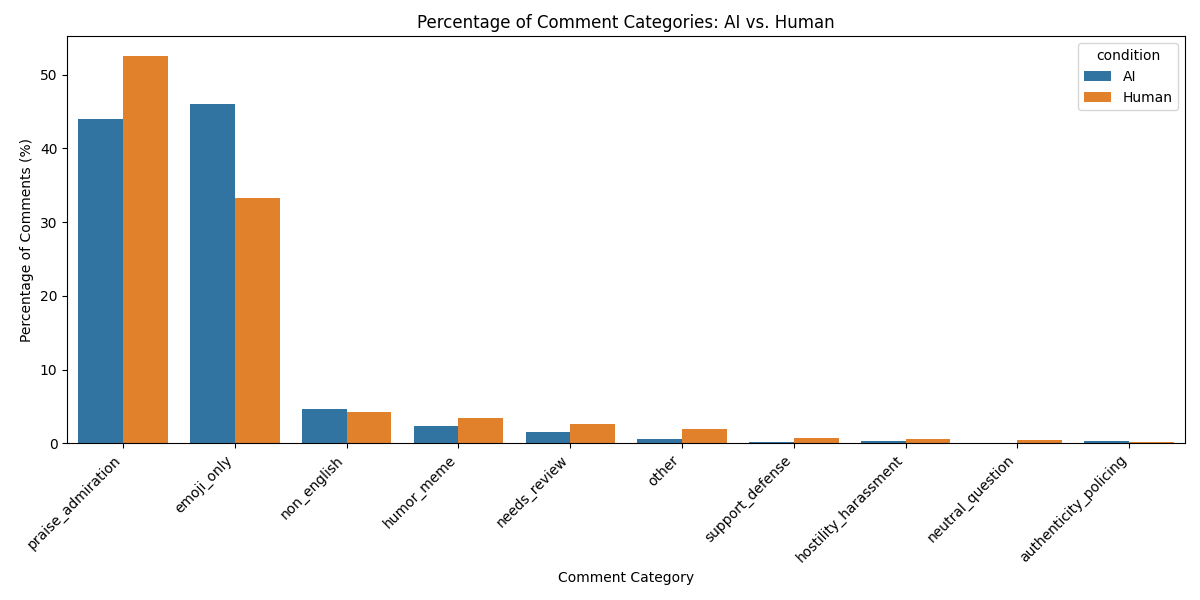

Here is the Python script that generated this plot:
import pandas as pd
import scipy.stats as stats
import matplotlib.pyplot as plt
import seaborn as sns

def analyze_ai_vs_human_comments(csv_path):
    # Load the data
    df = pd.read_csv(csv_path)

    print("===========================================")
    print(" 1. CATEGORY PERCENTAGE BREAKDOWN")
    print("===========================================")
    # Calculate the percentage of each category within the AI and Human conditions
    category_pct = pd.crosstab(df['category'], df['condition'], normalize='columns') * 100
    print(category_pct.round(2).to_string())

    print("\n===========================================")
    print(" 2. CHI-SQUARE TEST OF INDEPENDENCE")
    print("===========================================")
    # Create a raw count cross-tabulation for the statistical test
    category_counts = pd.crosstab(df['category'], df['condition'])
    
    chi2, p, dof, expected = stats.chi2_contingency(category_counts)
    print(f"Chi-Square Statistic: {chi2:.2f}")
    print(f"P-value: {p:.2e}")
    
    if p < 0.05:
        print("Result: SIGNIFICANT DIFFERENCE. AI and Human posts receive fundamentally different types of comments.")
    else:
        print("Result: No significant difference in comment distributions.")

    print("\n===========================================")
    print(" 3. CONFIDENCE LEVEL ANALYSIS")
    print("===========================================")
    # Map confidence to a numerical scale
    conf_map = {'low': 1, 'medium': 2, 'high': 3}
    df['conf_score'] = df['confidence'].map(conf_map)
    
    # Drop rows with missing confidence scores just in case
    df_clean = df.dropna(subset=['conf_score'])
    
    ai_conf = df_clean[df_clean['condition'] == 'AI']['conf_score']
    human_conf = df_clean[df_clean['condition'] == 'Human']['conf_score']
    
    print(f"Mean Confidence (AI): {ai_conf.mean():.2f}")
    print(f"Mean Confidence (Human): {human_conf.mean():.2f}")
    
    # Independent T-test
    t_stat, p_val = stats.ttest_ind(ai_conf, human_conf, equal_var=False)
    print(f"T-test P-value for Confidence Difference: {p_val:.4f}")

    print("\n===========================================")
    print(" 4. GENERATING VISUALIZATION...")
    print("===========================================")
    # Create a dataframe specifically for percentage plotting
    pct_df = df.groupby(['condition', 'category']).size().reset_index(name='count')
    total_per_condition = pct_df.groupby('condition')['count'].transform('sum')
    pct_df['percentage'] = (pct_df['count'] / total_per_condition) * 100

    # Plot the results side-by-side
    plt.figure(figsize=(12, 6))
    sns.barplot(
        data=pct_df, 
        x='category', 
        y='percentage',
        hue='condition', 
        order=df['category'].value_counts().index
    )
    plt.xticks(rotation=45, ha='right')
    plt.title('Percentage of Comment Categories: AI vs. Human')
    plt.ylabel('Percentage of Comments (%)')
    plt.xlabel('Comment Category')
    plt.tight_layout()
    plt.savefig('category_comparison.png')
    print("Saved plot as 'category_comparison.png'")

if __name__ == "__main__":
    analyze_ai_vs_human_comments("classified_comments.csv")
